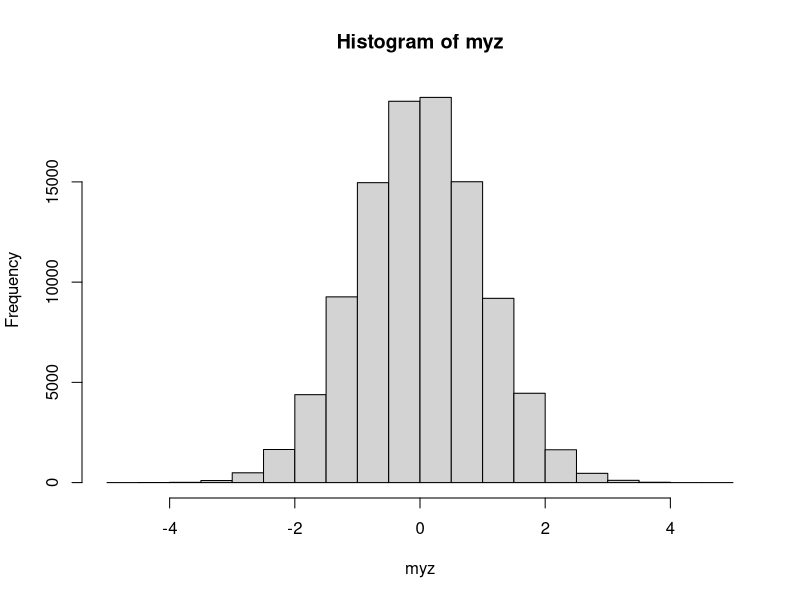
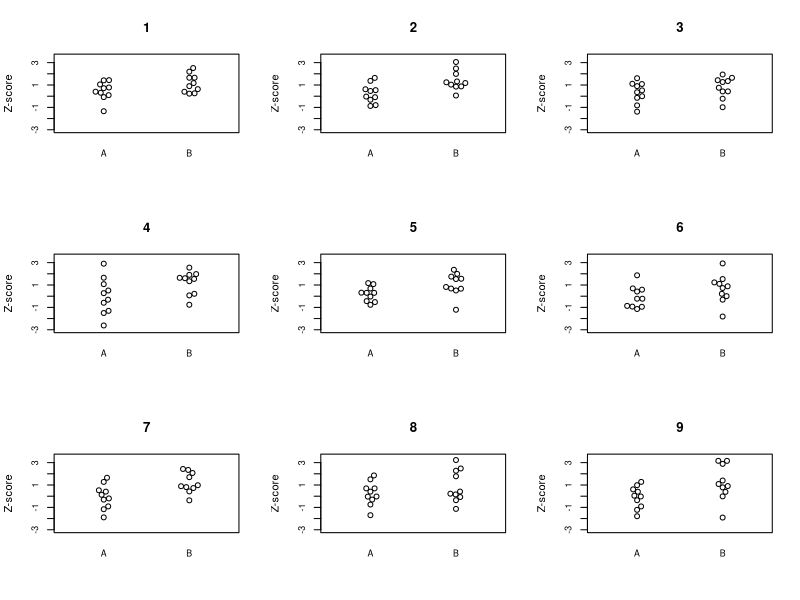
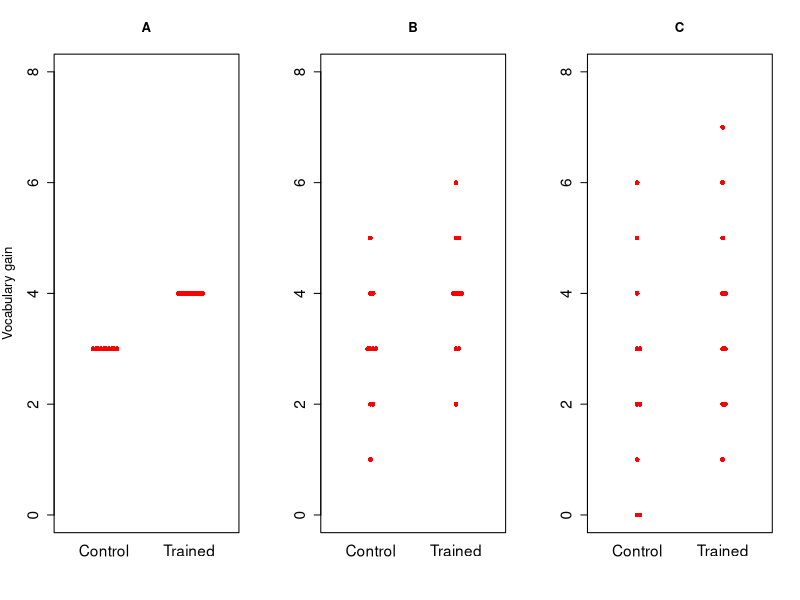
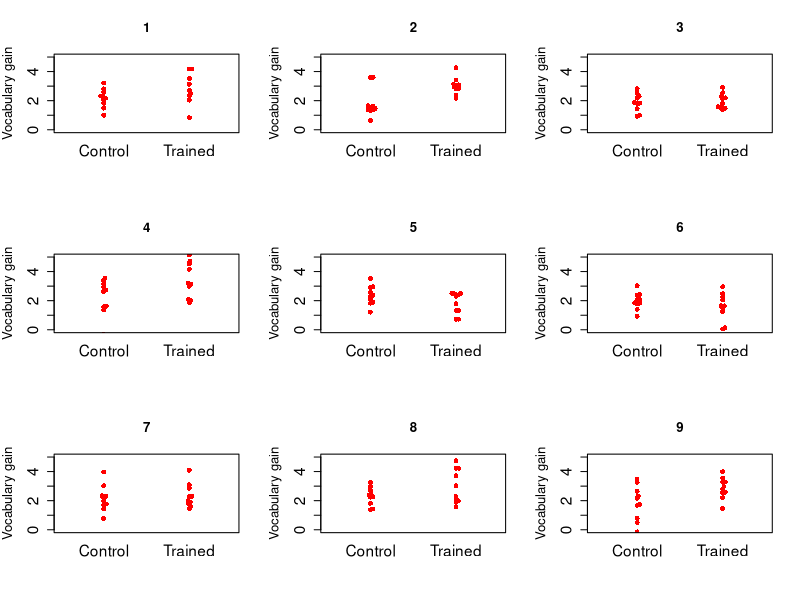
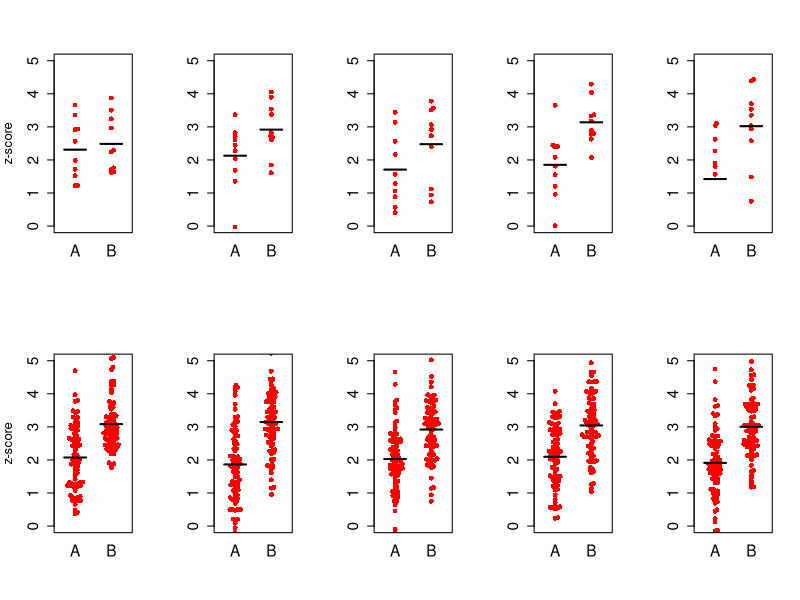
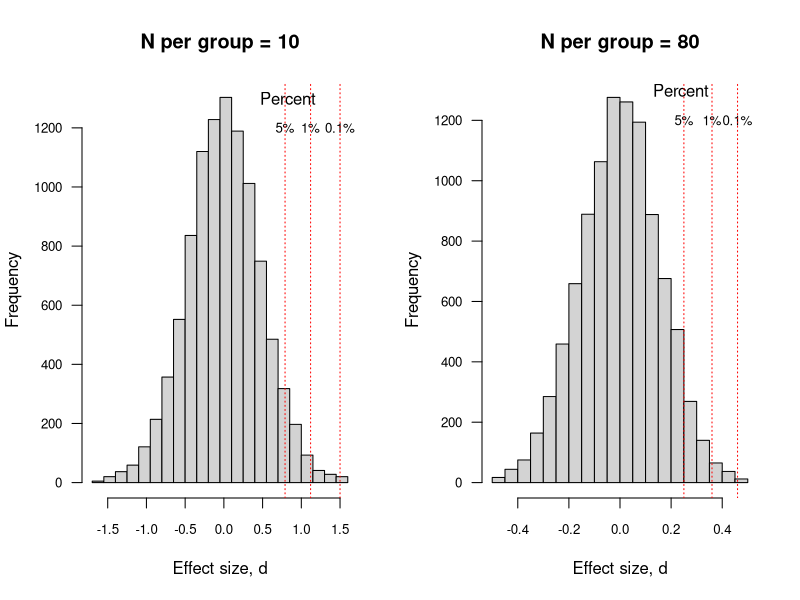

Write the R code that produced these figures, in order.
#Demonstration of what data look like
#D.V.M. Bishop, started 17th Dec 2017

library(doBy) #package to make it easy to get tables of means etc
library(beeswarm) #nice plotting package
library(tidyverse)
options(scipen=999)#turn off scientific notation
set.seed(12) #to ensure same values generated on each run - change to any other number for different results

#histogram for zscores
pngname<-'zhist.png'
png(pngname,width=500,height=250)
myz<-rnorm(100000,0,1)
hist(myz)
dev.off()

pngname<-'samplingvar_demo.png'
png(pngname,width=500,height=500)
par(mfrow=c(3,3))
for (i in 1:9){
mydata<-sample(myz,20)
mydata[11:20]<-mydata[11:20]+1
mygroup<-c(rep('A',10),rep('B',10))
beeswarm(mydata~mygroup,ylim=c(-3,3.5),xlab='',ylab='Z-score',main=i,cex.axis=.8)
}
dev.off()

mydata<-data.frame(matrix(NA,nrow=20,ncol=2))
colnames(mydata)<-colnames<-c('group','valuea')
mydata$group<-c(rep(0,10),c(rep(1,10)))
mydata$valuea<-c(rep(3,10),c(rep(4,10)))
badd<-c(-2,-1,-1,0,0,0,0,1,1,2)
cadd<-c(-3,-2,-1,-1,0,0,1,2,3)
mydata$group<-as.factor(mydata$group)
levels(mydata$group)<-c('Control','Trained')
#set up to save plots
pngname<-'beeswarm_2grp_intvardemo.png'
png(pngname,width=500,height=250)
par(mfrow=c(1,3))
beeswarm(mydata$valuea~mydata$group ,xlab='',ylab='Vocabulary gain',
         col='red',pch=16,cex.axis=1.4,cex.lab=1.2,ylim=c(0,8),main='A',spacing=.5)

mydata$valueb<-mydata$valuea+rep(badd,2)

beeswarm(mydata$valueb~mydata$group ,xlab='',ylab='',
         col='red',pch=16,cex.axis=1.4,cex.lab=1.2,ylim=c(0,8),main='B',spacing=.5)
mydata$valuec<-mydata$valuea+rep(cadd,2)

beeswarm(mydata$valuec~mydata$group ,xlab='',ylab='',
         col='red',pch=16,cex.axis=1.4,cex.lab=1.2,ylim=c(0,8),main='C',spacing=.5)



dev.off()
  
#Now generate 9 plots either with no effect or effect as in valuec.
set.seed(4)
myseq<-c(1,1,0,1,0,0,0,1,1)
mypop<-rnorm(100000,2,1)
#set up to save plots
pngname<-'beeswarm_9run_vardemo.png'
png(pngname,width=500,height=500)
par(mfrow=c(3,3))

for (i in 1:9){
  
  mydata[,(i+4)]<-sample(mypop,20)
  mydata[11:20,(i+4)]<-mydata[11:20,(i+4)]+myseq[i]*1
  beeswarm(mydata[,(i+4)]~mydata$group ,xlab='',ylab='Vocabulary gain',
           col='red',pch=16,cex.axis=1.4,cex.lab=1.2,ylim=c(0,5),main=i,spacing=.5)

  
}
dev.off()

#Sample size demo: Generate 5 plots with effect size 1 and N = 10 per group
#and 5 with same effect size and N = 80
set.seed(17)
effsize=1
mypop<-rnorm(100000,2,1)
#set up to save plots
pngname<-'beeswarm_sizedemo.png'
png(pngname,width=600,height=400)
par(mfrow=c(2,5))

myn<-c(20,160)
for (j in 1:2){
  rangea<-1:(myn[j]/2)
  rangeb<-(1+myn[j]/2):myn[j]
  mygroup<-c(rep('A',myn[j]/2),rep('B',myn[j]/2))
for (i in 1:5){
  myylab<-'z-score'
  if (i>1){myylab<-''}
  temp<-sample(mypop,myn[j])
  temp[rangeb]<-temp[rangeb]+effsize
  beeswarm(temp~mygroup ,xlab='',ylab=myylab,
           col='red',pch=16,cex.axis=1.4,cex.lab=1.2,ylim=c(0,5),spacing=.5)
  segments(x0 = 0.7, x1 = 1.3,
           y0 = mean(temp[rangea]) ,
           lty = 1, lwd = 2,col='black')
  segments(x0 = 1.7, x1 = 2.3,
           y0 = mean(temp[rangeb]), 
           lty = 1, lwd = 2,col='black')
}
}
dev.off()
#-----------------------------------------------------------------------
#Pvalue demo: simulated data with no effect for 10000 runs
#-----------------------------------------------------------------------
#Plots histograms for effect size with N = 10 and N = 80
#NB bin width needs careful crafting to ensure both plots are similar 
set.seed(17)
effsize=0
mypop<-rnorm(100000,2,1) #population data
#set up to save plots
plotsave<-1
if(plotsave==1){
pngname<-'hist_effsize_freq.png'
png(pngname,width=650,height=300)
}
par(mfrow=c(1,2))

myn<-c(20,160)

for (j in 1:2){
  mybreaks<-seq(-1.7,1.7,.15) #have to handcraft to get both histos similar scale
  htextloc<-.7 #horiz location of 'Percent' label
  if (j==2)
  {mybreaks<-seq(-.5,.5,.05)
    htextloc<-.2}
  d.all<-NA
  rangea<-1:(myn[j]/2)
  rangeb<-(1+myn[j]/2):myn[j]
  mygroup<-c(rep('A',myn[j]/2),rep('B',myn[j]/2))
  for (i in 1:10000){
    temp<-sample(mypop,myn[j])
    myvar<-c(var(temp[rangea]),var(temp[rangeb]))
    poolsd<-sqrt(mean(myvar)) #formula for equal N per group
    d.all<-c(d.all, (mean(temp[rangea])-mean(temp[rangeb]))/poolsd)

  }
  myprobs<-c( .95, .99,.999)
  myprobtext<-c('5%','1%','0.1%')

  d.all<-d.all[2:length(d.all)]
  d.all<-d.all[d.all<max(mybreaks)] #remove out of range values so hist will plot
  d.all<-d.all[d.all> min(mybreaks)]
  hist(d.all,breaks=mybreaks,main=paste0('N per group = ',myn[j]/2),
       xlab='Effect size, d',cex.axis=.8,las=1)
  myquants<-quantile(d.all,  probs = myprobs)
  myquants<-round(myquants,2)
  text(htextloc,1300,'    Percent')
  for (q in 1:length(myquants)){
    text(myquants[q],1200,myprobtext[q],cex=.8)
    abline(v=myquants[q],col='red',lty=3)
  }
  
}
if(plotsave==1) {dev.off()}

#-------------------------------------------------------------------------
